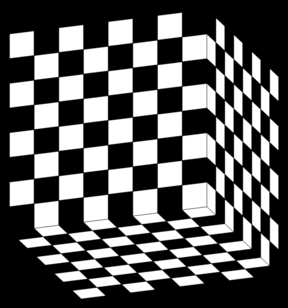
#> input picture Project/HarrisDetector/examples/Chessboard_calibration_setup.jpg, 288 x 308 px
$ python -i harris_detector.py   (imports and definitions only)
#> lines starting #> are read from the running program, lines starting #| are printed output that depends on the picture; after the words box and inside, x2 and y2 are one past the last pixel; in counts of white or black regions, pixels touching at a corner belong together
#> further down, picture is the input picture: shape (308, 288, 3); min 0, max 255, mean 92.9
### Project/HarrisDetector/harris_detector_logic.py
__author__ = "Haim Adrian"

import cv2
import numpy as np


def log(consumer, *message):
    text = ' '.join(message)
    if consumer is not None:
        consumer(text)


def do_progress(consumer, current_progress, step):
    if consumer is not None:
        current_progress += step
        consumer(current_progress)

    return current_progress


# I have created this method to compare matrices between py3.5 and py3.7 in order to find a bug I had in py3.5,
# where I used a uint8 matrix rather than float64 and had overflows occurred in py3.5
# [6 lines left out: function dump_matrix_to_disk, not called in this run]


def find_harris_corners(image, k, window_size, console_consumer=None):
    """
    Harris Corner Detector algorithm implementation.
    Harris detector responses are the CRF(x, y) values from the equation: CRF = det(M) − k*(tr(M)**2) (Corner Response Function)
    where det(M) = Lambda1*Lambda2, which is the value of the determinant, and tr(M) = Lambda1+Lambda2, which is the trace
    of the determinant. (Lambda1, Lambda2 = eigen values).
    When the CRF value of the pixel point is greater than the given threshold, it is determined that the target point is a corner point.
    :param image: Input single-channel 8-bit or floating-point image.
    :param k: Harris detector free parameter in the equation.
    :param window_size: Neighborhood size.
    :param console_consumer: Used for logging purposes. (Passing step updates to a listener)
    :return: Image to store the Harris detector responses. It has the same size as source image. dst(x,y) = detM(x,y) − k*(trM(x,y)**2)
    Corners in the image can be found as the local maxima of this response map.
    """
#> called with k = 0.04, window_size = 5
    if not isinstance(image, np.ndarray):
        log(console_consumer, "find_harris_corners: Not a tensor. Was: Image=", image.__class__)
        return None

    if image.ndim not in [2, 3]:
        log(console_consumer, 'find_harris_corners: Illegal image dimension. Image N-dimension can be 2 or 3 only. Was:', image.ndim)
        return None

    if image.ndim == 3:
        twoD = cv2.cvtColor(image, cv2.COLOR_BGR2GRAY)
    else:
        twoD = image

    # Find all eigen values and vectors for each pixel in the image.
    # Eigen values are used in order to find the determinant and trace, which are needed for Harris Corner equation
    eigen_vals_and_vectors = cv2.cornerEigenValsAndVecs(twoD, window_size, 5)

    # 0 is for first eigen value, and 1 is for second eigen value
    # Use batch operation rather than going in a very slow loop over them and calculate the response for each pixel
    # det(M) = lambda1 * lambda2
    # trace(M) = lambda1 + lambda2
    detM = eigen_vals_and_vectors[:, :, 0] * eigen_vals_and_vectors[:, :, 1]
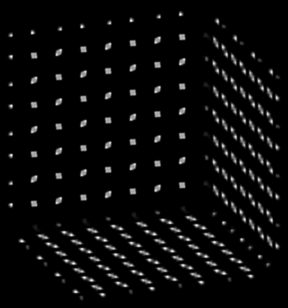
#> detM: shape (308, 288) float32; min -1.29e-15, max 4.68, mean 0.194; drawn with min black and max white
    traceM = eigen_vals_and_vectors[:, :, 0] + eigen_vals_and_vectors[:, :, 1]
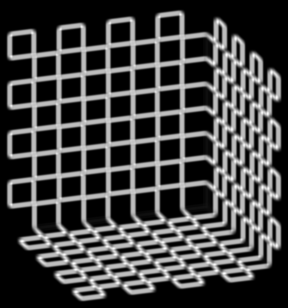
#> traceM: shape (308, 288) float32; min -8.88e-16, max 4.69, mean 1.24; drawn with min black and max white
    harris_responses = detM - k * (traceM ** 2)
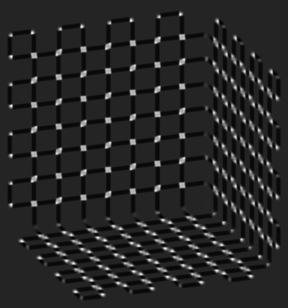
#> harris_responses: shape (308, 288) float32; min -0.66, max 3.91, mean 0.0443; drawn with min black and max white

    return harris_responses


# I leave this code here as originally I have started from it until found cornerEigenValsAndVecs
# Behind the scenes of cv2.cornerEigenValsAndVecs:

# ! offset = int(window_size / 2)
# Pad the image so we can calculate Harris score for the whole image
# Use Copy Padding so we will not accidentally invent corners with a constant padding of 0's
# From now on, go ahead as float64. Otherwise this won't work in py3.5 (It does work in 3.7 however)
# ! padded = np.float64(cv2.copyMakeBorder(twoD, offset, offset, offset, offset, cv2.BORDER_REPLICATE))

# For 2D array, so the result of gradient is two arrays ordered by axis
# ! dy, dx = np.gradient(padded)

# Compute products of derivatives at every pixel
# ! Ixx = dx ** 2
# ! Ixy = dx * dy
# ! Iyy = dy ** 2

# Calculate step size in the area we have to progress in a progressbar
# ! progress_steps_left = max_progress - progress
# ! progress_step = progress_steps_left / image.shape[0]
# ! for x in range(offset, padded.shape[0] - offset):
# ! for y in range(offset, padded.shape[1] - offset):
# The window according to the Harris Equation
# ! window_Ixx = Ixx[x - offset: x + offset + 1, y - offset: y + offset + 1]
# ! window_Ixy = Ixy[x - offset: x + offset + 1, y - offset: y + offset + 1]
# ! window_Iyy = Iyy[x - offset: x + offset + 1, y - offset: y + offset + 1]

# Sum the squares in the sliding window.
# Here is the M = SUM_for-each-x-y(window(x, y)[[Ixx, Ixy], [Ixy, Iyy]]
# ! sum_xx = window_Ixx.sum()
# ! sum_xy = window_Ixy.sum()
# ! sum_yy = window_Iyy.sum()

# Calculate determinant and trace for the sum of squares matrix (M)
# ! detM = (sum_xx * sum_yy) - (sum_xy * sum_xy)  # Multiply main diagonal, minus multiplication of secondary diagonal
# ! traceM = sum_xx + sum_yy  # Main diagonal

# Calculate corner_response_function for Harris Corner equation
# ! corner_response_function = detM - k * (traceM ** 2)

# ! harris_responses[x - offset, y - offset] = corner_response_function

# ! progress = do_progress(progress_consumer, progress, progress_step)

# ! return harris_responses

### Project/HarrisDetector/util/settings.py
__author__ = "Haim Adrian"

import os
from ast import literal_eval

SETTINGS_FILE_NAME = 'settings.txt'
HIGH_QUALITY = 'High'
LOW_QUALITY = 'Low'


class Settings:
    """
    Settings class is used to let user to configure some advanced properties, for the application and for the Harris
    Detector algorithm itself.
    This class is written to file so we can save settings between launches of the application.
    """

    def __init__(self, harris_score_threshold=0.01, harris_free_parameter=0.04, neighborhood_size=5, corners_color=(0, 255, 0),
                 canny_min_thresh=100, canny_max_thresh=200, is_using_rect_mark=True, dilate_size=20, corners_quality=HIGH_QUALITY):
        """
        Constructs a new Settings instance.
        :param harris_score_threshold: See :py:attr:`~.settings.Settings.harris_score_threshold`
        :param harris_free_parameter: See :py:attr:`~settings.Settings.harris_free_parameter`
        :param neighborhood_size: See :py:attr:`~settings.Settings.neighborhood_size`
        :param corners_color: See :py:attr:`~settings.Settings.corners_color`
        :param canny_min_thresh: See :py:attr:`~settings.Settings.canny_min_thresh`
        :param canny_max_thresh: See :py:attr:`~settings.Settings.canny_max_thresh`
        :param is_using_rect_mark: See :py:attr:`~settings.Settings.is_using_rect_mark`
        :param dilate_size: See :py:attr:`~settings.Settings.dilate_size`
        :param corners_quality: See :py:attr:`~settings.Settings.corners_quality`
        """
        self.harris_score_threshold = harris_score_threshold
        self.harris_free_parameter = harris_free_parameter
        self.neighborhood_size = neighborhood_size
        self.corners_color = corners_color
        self.canny_min_thresh = canny_min_thresh
        self.canny_max_thresh = canny_max_thresh
        self.is_using_rect_mark = is_using_rect_mark
        self.dilate_size = dilate_size
        self.corners_quality = corners_quality

    @property
    def harris_score_threshold(self):
        """
        The threshold we use in order to detect Harris corners.
        By default the value is set to 0.01, but it can be modified based on input images.
        We use this threshold as percentage. All scores above threshold*max_score will be considered as corners.
        :return: The threshold to use for collecting corners
        """
        return self.__harris_score_threshold

    @harris_score_threshold.setter
    def harris_score_threshold(self, value):
        self.__harris_score_threshold = value

    @property
    def harris_free_parameter(self):
        """
        Harris free parameter is the 'k' variable from the equation which gives ranking to pixels.
        Default value is 0.04
        :return: Harris free parameter value
        """
        return self.__harris_free_parameter

    @harris_free_parameter.setter
    def harris_free_parameter(self, value):
        self.__harris_free_parameter = value

    @property
    def neighborhood_size(self):
        """
        This is the window size we use in order to rank pixels in image while using Harris Detector for detecting corners.
        Default value is 5
        :return: Window size for Harris Detector
        """
        return self.__neighborhood_size

    @neighborhood_size.setter
    def neighborhood_size(self, value):
        self.__neighborhood_size = value

    @property
    def corners_color(self):
        """
        The color (RGB Tuple) we use for drawing rectangles/dots as a mark sign for corners.
        Default value is (0, 255, 0) - Green
        :return: Marks color
        """
        return self.__corners_color

    @corners_color.setter
    def corners_color(self, value):
        self.__corners_color = value

    # [8 lines left out: function canny_min_thresh, not called in this run]

    @canny_min_thresh.setter
    def canny_min_thresh(self, value):
        self.__canny_min_thresh = value

    # [8 lines left out: function canny_max_thresh, not called in this run]

    @canny_max_thresh.setter
    def canny_max_thresh(self, value):
        self.__canny_max_thresh = value

    @property
    def is_using_rect_mark(self):
        """
        :return: Whether we use rectangles as corners marking, or dots
        """
        return self.__is_using_rect_mark

    @is_using_rect_mark.setter
    def is_using_rect_mark(self, value):
        self.__is_using_rect_mark = value

    @property
    def dilate_size(self):
        """
        We dilate Harry Scores in order to make the dots thicker or rectangles wider such that it will be easy to
        understand where the corners are. We use it when drawing the marks.
        Default value is 20
        :return: The size to use as kernel for cv2.dilate (Affect rectangle size)
        """
        return self.__dilate_size

    @dilate_size.setter
    def dilate_size(self, value):
        self.__dilate_size = value

    @property
    def corners_quality(self):
        """
        A string representing the corners detection quality.
        Possible values are 'Low' or 'High', where for High quality we enhance corners detection by using cv2.cornerSubPix, and then
        mark the pixels to make it bold - this costs cpu time, so it is configurable to let users to select Low quality which
        is faster
        :return: Corners detection quality
        """
        return self.__corners_quality

    @corners_quality.setter
    def corners_quality(self, value):
        self.__corners_quality = value

    # [43 lines left out: functions save, load, not called in this run]

### Project/HarrisDetector/harris_detector.py
__author__ = "Haim Adrian"

from timeit import default_timer as timer
from harris_detector_logic import *
from util.settings import Settings
from util.settings import HIGH_QUALITY


def corners_and_line_intersection_detector(img, console_consumer=None, progress_consumer=None, is_using_canny=False,
                                           is_applying_gauss=False, settings=Settings()):
    """
    Main entry point to the Harris Detector algorithm
    We call this method from main frame in order to open an image, detect corners in it, and return both the image and
    a copy of the image with the corners marked out
    :param img: Image to work on
    :param console_consumer: A lambda / function to handle status updates
    :param progress_consumer: A lambda / function to handle progress updates
    :param is_using_canny: Whether we should detect edges using Canny Edge Detection before Harris Detector, or not
    :param is_applying_gauss: Whether to apply Gaussian Blur before executing Harris Corner Detector
    :param settings: Settings to know how to execute the algorithm
    :return: image, image_with_marks
    """
    start = timer()
    progress = do_progress(progress_consumer, 0, 5)

    success = False

    if img is None:
        log(console_consumer, 'Specified image was None')
        image = None
    else:
        image = img.copy()
        if is_applying_gauss:
            log(console_consumer, 'Applying Gaussian Blur...')
            image = apply_gaussian_blur(image)  # yields either 3D or 2D, depends on the image
            progress = do_progress(progress_consumer, progress, 10)

        if is_using_canny:
            log(console_consumer, 'Running Canny Edge Detection...')
            image = cv2.Canny(image, settings.canny_min_thresh, settings.canny_max_thresh)  # yields 2D
            progress = do_progress(progress_consumer, progress, 10)

        log(console_consumer, 'Detecting corners...')
        harris_scores = find_harris_corners(image, settings.harris_free_parameter, settings.neighborhood_size, console_consumer)
        progress = do_progress(progress_consumer, progress, 10)

        if harris_scores is None:
            log(console_consumer, 'Error has occurred while detecting corners. Result was None')
            image = None
        else:
            success = True
            image = img.copy()
            if image.ndim == 2:
                image = cv2.cvtColor(image, cv2.COLOR_GRAY2BGR)

            # Mark the corners
            log(console_consumer, 'Marking detected interest points...')
            if settings.corners_quality == HIGH_QUALITY:
                helper_image = enhance_corners_accuracy(harris_scores, image, settings)
                progress = do_progress(progress_consumer, progress, 10)
                mark_corners(image, helper_image, settings, progress_consumer, progress)
            else:
                # Faster marking, low quality
                if settings.is_using_rect_mark:
                    mark_corners_with_rect(image, harris_scores, settings, progress_consumer, progress)
                else:
                    # Mark with dots
                    harris_scores = cv2.dilate(harris_scores, None)
                    image[harris_scores > settings.harris_score_threshold * harris_scores.max()] = settings.corners_color[::-1]

    time_took = timer() - start
    do_progress(progress_consumer, 0, 100)
    log(console_consumer, 'Corners detection ended in %.2f seconds. Result:' % time_took, 'Success' if success else 'Fail')
    return img, image


# [10 lines left out: function apply_gaussian_blur, not called in this run]


def mark_corners(image, harris_scores, settings, progress_consumer, progress):
    """
    A helper method we use to make the marks of corner as rectangles or bold circles, rather than single pixels.
    Use a blank image (black), then light up the pixels that have been found by Harris Detector
    This way we create a clear image, without any noise, and then we can safely dilate the image to make the
    lights thicker, find the contours and then paint rectangles using the contours
    :param image: The image to paint the marks on
    :param harris_scores: The R values (scores) from Harris Detector algorithm
    :param settings: Settings for getting dilate size and color
    :param progress_consumer: A lambda / function to handle progress updates
    :param progress: Starting value of the progress, to show progress relative to this value
    :return: None
    """
    corners_color = settings.corners_color[::-1]
    thickness = np.max([2, int(np.round((harris_scores.shape[0] + harris_scores.shape[1]) / 500))])

    # Instead of scanning the whole harris_scores matrix, which is terribly slow, get array of indices where we have marks only.
    indices_of_corners = np.column_stack(np.where(harris_scores == 255))
    progress_steps_left = 100 - progress
    progress_step = progress_steps_left / len(indices_of_corners)
    for curr_point in indices_of_corners:
        top = curr_point[0] - settings.dilate_size
        left = curr_point[1] - settings.dilate_size
        bottom = curr_point[0] + settings.dilate_size
        right = curr_point[1] + settings.dilate_size

        if settings.is_using_rect_mark:
            # Draw a green rectangle to visualize the bounding rect
            cv2.rectangle(image, (left, top), (right, bottom), corners_color, thickness)
        else:
            cv2.circle(image, (curr_point[1], curr_point[0]), 2, settings.corners_color[::-1], thickness)
        progress = do_progress(progress_consumer, progress, progress_step)
    return None


def enhance_corners_accuracy(harris_scores, image, settings):
    """
    This method created for enhancing the corners detection by using the detected corners with cv2.cornerSubPix in order
    to find the exact center of a corner, thus making it more accurate.
    After using this method we make the pixels found by this method bolded by using a circle (dot) or rectangle
    :param harris_scores: Harris scores, to make them more accurate
    :param image: The original image is needed for cv2.cornerSubPix in order to check where exactly the center of a corner is
    :param settings: Setting for fetching harris score threshold from
    :return: Centers of each corner in an image with same shape of original image
    """
    rows = image.shape[0]
#> rows = 308
    cols = image.shape[1]
#> cols = 288
    helper_image = np.zeros((rows, cols), dtype=np.uint8)
    dst = cv2.dilate(harris_scores, None)
    ret, dst = cv2.threshold(dst, settings.harris_score_threshold * dst.max(), 255, 0)
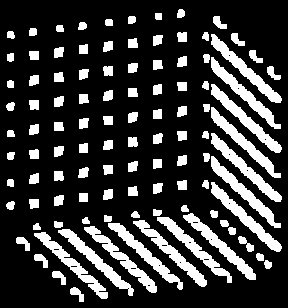
#> dst: shape (308, 288) float32; 21.8% white; 106 white regions, largest, box (x1, y1, x2, y2) and area: (211, 182, 282, 252) 901, (211, 34, 282, 103) 895, (183, 213, 256, 280) 880
#> ret = 0.0391
    dst = np.uint8(dst)

    # Find centroids
    ret, labels, stats, centroids = cv2.connectedComponentsWithStats(dst)
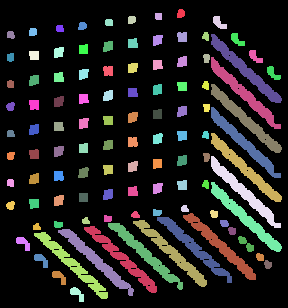
#> labels: shape (308, 288) int32; 107 distinct labels, from 0 to 106; one colour per label, 0 black
#> ret = 107; stats = 107 rows, first 6: [0, 0, 288, 308, 69409], [177, 9, 8, 9, 60], [155, 13, 7, 7, 48], [128, 16, 8, 8, 58], [213, 16, 14, 13, 106], [105, 19, 8, 7, 53]; centroids = 107 pairs, first value 10.06 to 272.6, second value 13.17 to 293.3
    if image.ndim == 3:
        twoD = cv2.cvtColor(image, cv2.COLOR_BGR2GRAY)
    else:
        twoD = image

    # Define the criteria to stop and refine the corners
    criteria = (cv2.TERM_CRITERIA_EPS + cv2.TERM_CRITERIA_MAX_ITER, 100, settings.harris_score_threshold)
    corners = cv2.cornerSubPix(twoD, np.float32(centroids), (5, 5), (-1, -1), criteria)
#> corners = 107 pairs, first value 9.35 to 269.6, second value 12.31 to 290.3

    # Now draw them
    res = np.hstack((centroids, corners))
#> res = 107 rows, first 6: [137, 148.1, 137, 148.1], [180.4, 13.17, 181.4, 12.31], [158.1, 15.94, 157.4, 15.34], [131.3, 19.4, 132.1, 18.42], [218.7, 22.46, 215.7, 18.08], [108.6, 22.06, 108, 21.49]
    res = np.int0(res)
#> res = 107 rows, first 6: [136, 148, 136, 148], [180, 13, 181, 12], [158, 15, 157, 15], [131, 19, 132, 18], [218, 22, 215, 18], [108, 22, 107, 21]
    res[:, 3][res[:, 3] >= rows] = rows - 1  # Make sure we do not get out of bounds
    res[:, 2][res[:, 2] >= cols] = cols - 1  # Make sure we do not get out of bounds
    helper_image[res[:, 3], res[:, 2]] = 255

    # For some reason we get the center of the image marked even though there is nothing there.
    # So here I unmark it, taking the risk of missing a corner.
    i = int(helper_image.shape[0] / 2)
    j = int(helper_image.shape[1] / 2)
    helper_image[i - 4: i + 5, j - 4: j + 5] = 0

    return helper_image


# [42 lines left out: function mark_corners_with_rect, not called in this run]

>>> import cv2
>>> picture = cv2.imread('examples/Chessboard_calibration_setup.jpg')
>>> result = corners_and_line_intersection_detector(picture)
#> in corners_and_line_intersection_detector, `helper_image = enhance_corners_accuracy(harris_scores, image, settings)`:
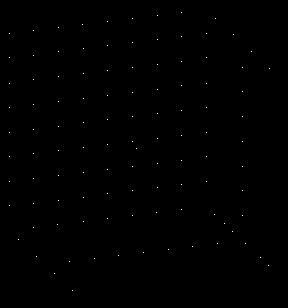
#> helper_image: shape (308, 288); 0.12% white in thin lines or dots, all inside (x1, y1, x2, y2) = (9, 12, 270, 291)
#> in mark_corners, `indices_of_corners = np.column_stack(np.where(harris_scores == 255))`: indices_of_corners = 107 pairs, first value 12 to 290, second value 9 to 269
#> in mark_corners, `progress_step = progress_steps_left / len(indices_of_corners)`: progress_step = 0.935
#> the loop in mark_corners, `for curr_point in indices_of_corners:` made 107 passes
#> (curr_point, top, left, bottom, right) on passes 1 to 12: ([12, 181], -8, 161, 32, 201), ([15, 157], -5, 137, 35, 177), ([18, 132], -2, 112, 38, 152), ([18, 215], -2, 195, 38, 235), ([21, 107], 1, 87, 41, 127), ([24, 82], 4, 62, 44, 102), ([27, 58], 7, 38, 47, 78), ([30, 33], 10, 13, 50, 53), ([33, 9], 13, -11, 53, 29), ([33, 206], 13, 186, 53, 226), ([34, 233], 14, 213, 54, 253), ([36, 181], 16, 161, 56, 201)
#> (top, left, bottom, right) on passes 61 to 66: (133, 13, 173, 53), (136, -11, 176, 29), (136, 186, 176, 226), (140, 161, 180, 201), (143, 137, 183, 177), (146, 112, 186, 152)
#> after the loop in mark_corners, `for curr_point in indices_of_corners:`:
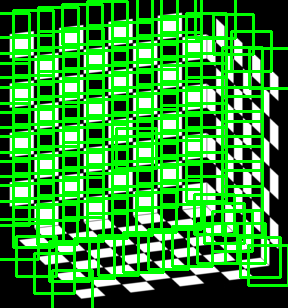
#> image: shape (308, 288, 3); mean B, G, R 49, 152, 49
